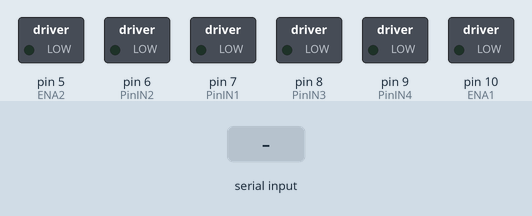
The sketch below on a simulated Arduino Nano, built with avr-gcc and run on an emulated ATmega328P. Parts: switched loads named in the sketch (green lamp = pin HIGH). The inputs (shaded band) are chosen by the test bench.

Above: at 1.2 s.
1.3 s: "8\n" received over Serial
At 3.2 s:
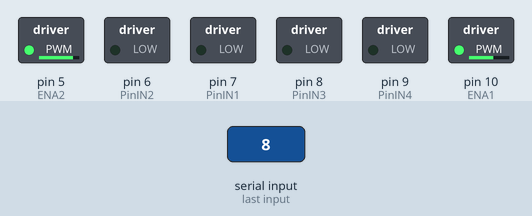
3.8 s: "2\n" received over Serial
At 4.3 s:
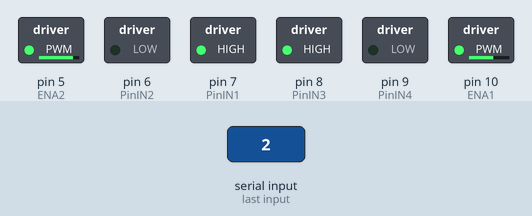
6.3 s: "4\n" received over Serial
At 7.1 s:
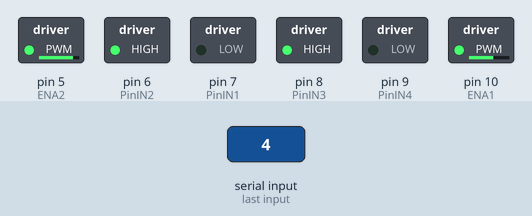
8.8 s: "6\n" received over Serial
At 9.3 s:
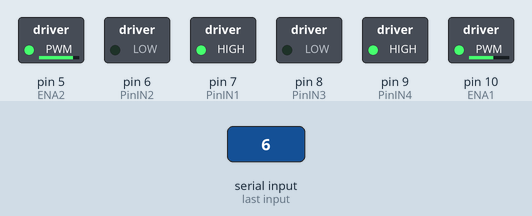
Timing chart, 0 to 11.8 s (numbered marks = the images above; inputs shaded):
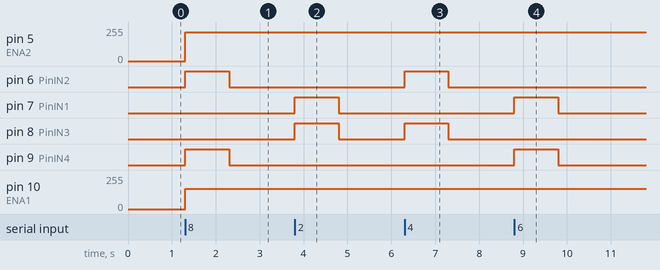

Measured:
- after the input at 1.3 s, pin 5 (ENA2): 0/255 → 215/255 at once; pin 6 (PinIN2), pin 9 (PinIN4): LOW → HIGH at once, → LOW 1.0 s later; pin 10 (ENA1): 0/255 → 153/255 at once
- after the input at 3.8 s, pin 7 (PinIN1), pin 8 (PinIN3): LOW → HIGH at once, → LOW 1.0 s later
- after the input at 6.3 s, pin 6 (PinIN2), pin 8 (PinIN3): LOW → HIGH at once, → LOW 1.0 s later
- after the input at 8.8 s, pin 7 (PinIN1), pin 9 (PinIN4): LOW → HIGH at once, → LOW 1.0 s later

The sketch:

SerialMotores.ino
```cpp
/////////////////////Datos GPS
String str = "";
const char separator = ',';
const int dataLength = 3;
long data[dataLength];

int distanceToTarget;


float targetLat = 3329204;
float targetLong = -782174011;

#define WAYPOINT_DIST_TOLERANE  3
/////////////////////////////////////

int PinIN1 = 7;
int PinIN2 = 6;
int PinIN3 = 8;
int PinIN4 = 9;
int ENA1=10;
int ENA2=5;
int vel=215;
int vel2=153;
int action;
///////////////////////////////////////////
int contador=0;
////////////////////////////////////////////
const int trigPin1 = A7;
const int echoPin1 = A6;

long duration1;
int distance1;
///////////////////////////////////////////
void setup() {
  Serial.begin(115200);
  // ///////////////////////////////////MOTORES
  pinMode(PinIN1, OUTPUT);
  pinMode(PinIN2, OUTPUT);
  pinMode(PinIN3, OUTPUT);
  pinMode(PinIN4, OUTPUT);
  pinMode (ENA1, OUTPUT);
  pinMode (ENA2, OUTPUT);

//////////////////////////////////////////HALL
  pinMode(A1, INPUT);

  pinMode(trigPin1, OUTPUT);
  pinMode(echoPin1, INPUT);
}

void loop() {

//datosGPS();
distanceToWaypoint();
//Serial.println(distanceToTarget);


if (Serial.available() > 0) {
 action = Serial.parseInt();
}

 if(action==8){
  Adelante();
  }
if(action==2){
  Atras();
  }
if(action==4){
  Izquierda();
  }
if(action==6){
  Derecha();
  }
if(action==0){
  MotorStop();
  }

  /////////////////////////////////////////////////HALL


////Serial.println(action);
//
//int val = digitalRead(A1);
//  if(val == LOW)
//  {
//    contador++;
//    delay(200);
//    Serial.println(contador);
//  }
///////////////////////////////////////////////////ULTRASONICOS


//// Clears the trigPin
//digitalWrite(trigPin1, LOW);
//delayMicroseconds(2);
//// Sets the trigPin on HIGH state for 10 micro seconds
//digitalWrite(trigPin1, HIGH);
//delayMicroseconds(10);
//digitalWrite(trigPin1, LOW);
//// Reads the echoPin, returns the sound wave travel time in microseconds
//duration1 = pulseIn(echoPin1, HIGH);
//// Calculating the distance
//distance1= duration1*0.034/2;
//// Prints the distance on the Serial Monitor
//Serial.print("Distance1: ");
//Serial.println(distance1);


}


void Adelante()
{
  digitalWrite (PinIN1, LOW);
  digitalWrite (PinIN2, HIGH);
  digitalWrite (PinIN3, LOW);
  digitalWrite (PinIN4, HIGH);
  analogWrite(ENA1,vel2);
  analogWrite(ENA2,vel);
  //Serial.println("Adelante");
}
void Atras()
{

  digitalWrite (PinIN1, HIGH);
  digitalWrite (PinIN2, LOW);
  digitalWrite (PinIN3, HIGH);
  digitalWrite (PinIN4, LOW);
  analogWrite(ENA1,vel2);
  analogWrite(ENA2,vel);
  //Serial.println("Atras");
}
void Izquierda()
{
  digitalWrite (PinIN1, LOW);
  digitalWrite (PinIN2, HIGH);
  digitalWrite (PinIN3, HIGH);
  digitalWrite (PinIN4, LOW);
  analogWrite(ENA1,vel2);
  analogWrite(ENA2,vel);
  //Serial.println("Izquierda");
}
void Derecha()
{
  digitalWrite (PinIN1, HIGH);
  digitalWrite (PinIN2, LOW);
  digitalWrite (PinIN3, LOW);
  digitalWrite (PinIN4, HIGH);
  analogWrite(ENA1,vel2);
  analogWrite(ENA2,vel);
  //Serial.println("Derecha");
}

void MotorStop()
{
  digitalWrite (PinIN1, LOW);
  digitalWrite (PinIN2, LOW);
  digitalWrite (PinIN3, LOW);
  digitalWrite (PinIN4, LOW);
  //Serial.println("Stop");
}

///////////////////////////////////////
void distanceToWaypoint()
{
  float delta = radians(data[1] - targetLong);
  float sdlong = sin(delta);
  float cdlong = cos(delta);
  float lat1 = radians(data[0]);
  float lat2 = radians(targetLat);
  float slat1 = sin(lat1);
  float clat1 = cos(lat1);
  float slat2 = sin(lat2);
  float clat2 = cos(lat2);
  delta = (clat1 * slat2) - (slat1 * clat2 * cdlong);
  delta = sq(delta);
  delta += sq(clat2 * sdlong);
  delta = sqrt(delta);
  float denom = (slat1 * slat2) + (clat1 * clat2 * cdlong);
  delta = atan2(delta, denom);
  distanceToTarget =  delta * 6372795;
  //Serial.println(distanceToTarget);

  // check to see if we have reached the current waypoint
//  if (distanceToTarget <= WAYPOINT_DIST_TOLERANE-1)
//  {
// //   berhenti();
//    //delay(stopwaypoint*1000);
//  //  nextWaypoint();
//  }
}
/////////////////////////////// Separar datos GPS
void datosGPS(){
  if (Serial.available())
   {
      str = Serial.readStringUntil('\n');
      for (int i = 0; i < dataLength ; i++)
      {
         int index = str.indexOf(separator);
         data[i] = str.substring(0, index).toInt();
         str = str.substring(index + 1);
        // delay(15);
      }

     Serial.print("Latitud: ");
     Serial.println(data[0]);
     Serial.print("Longitud: ");
     Serial.println(data[1]);
   //  Serial.print("Distancia: ");
//Serial.println(distanceToTarget);

   }
  }
```
